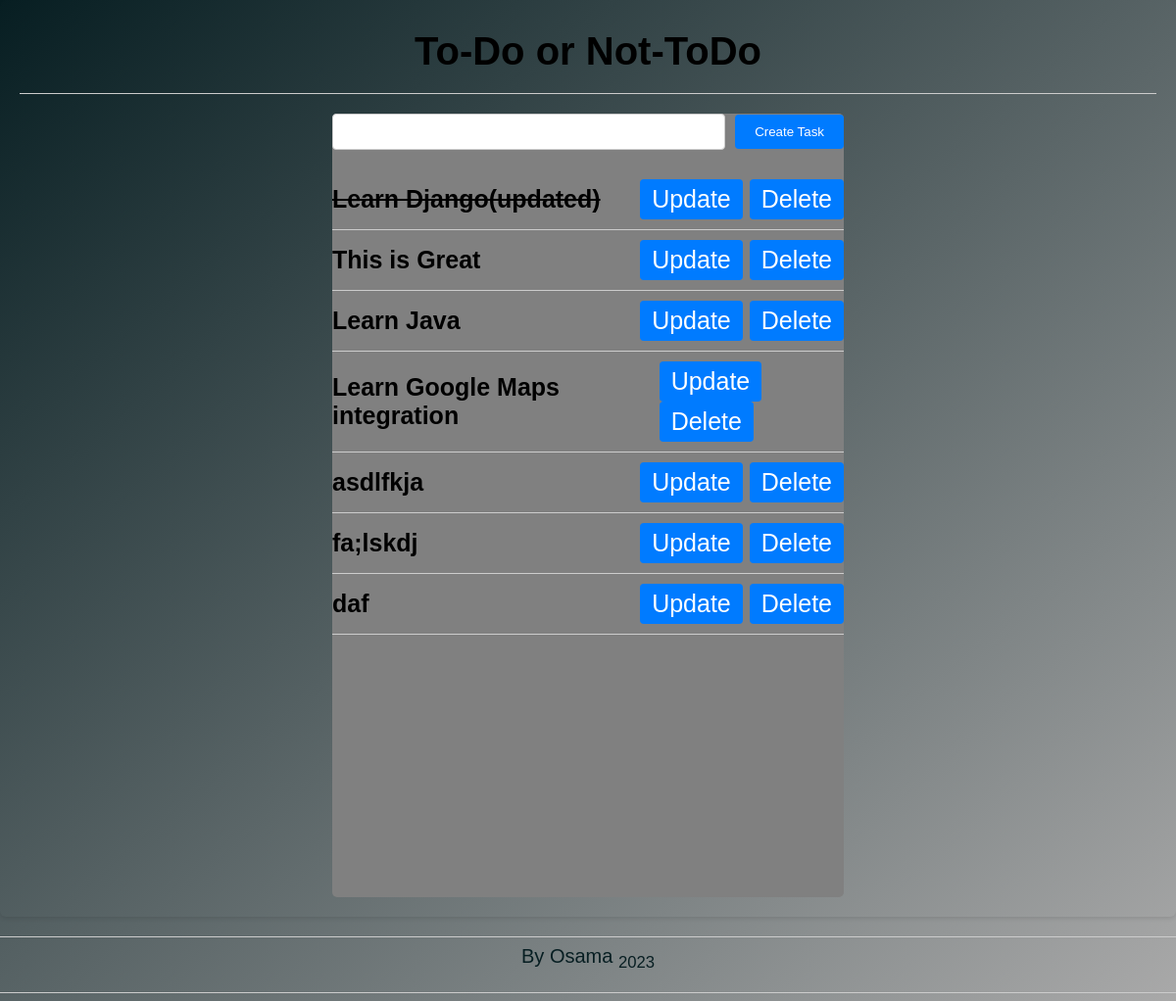
Before: / with the older database file.
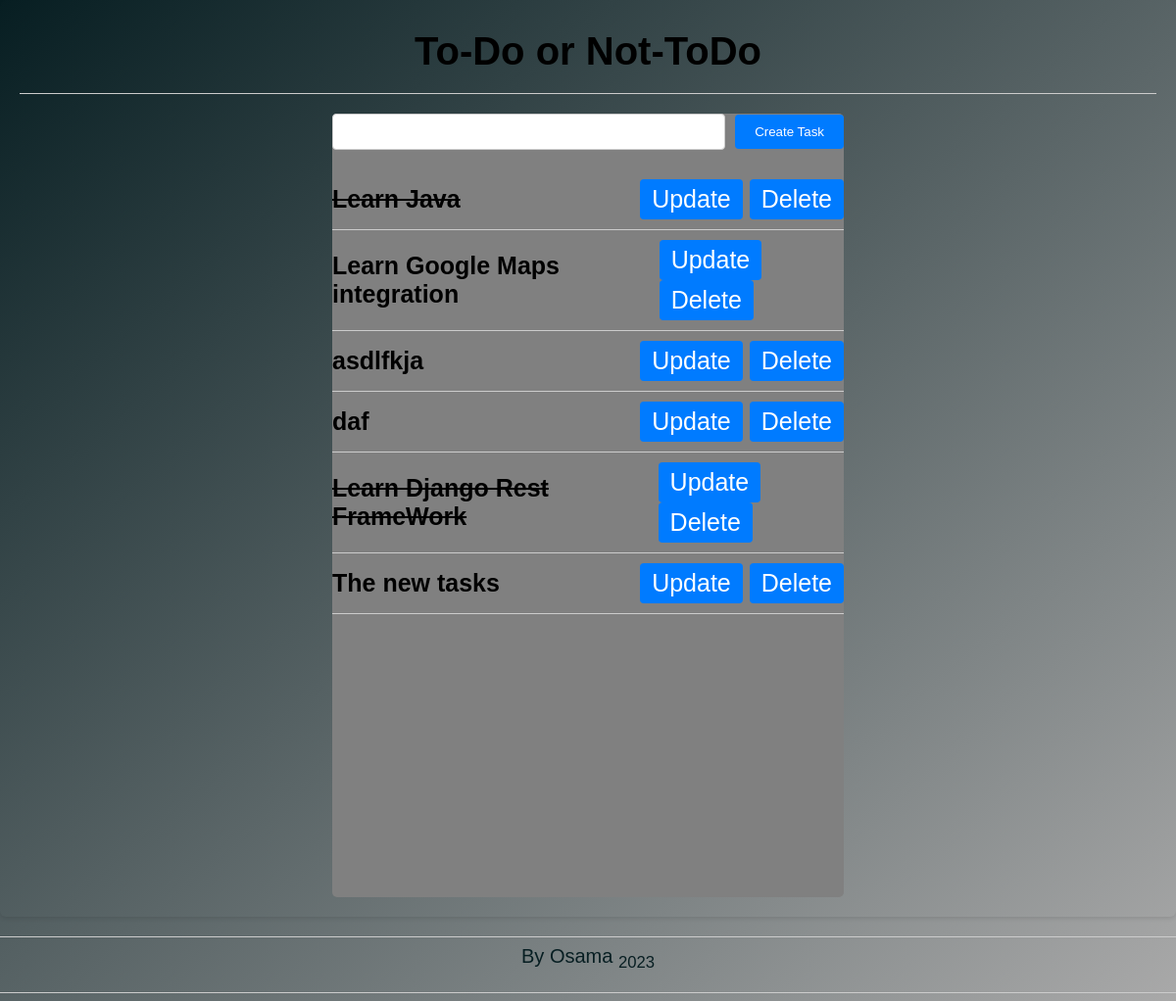
After: the same page with the newer database file.
### tasks/models.py (models this page shows, shortened)
class Task(models.Model):
    title = models.CharField(max_length=200)
    complete = models.BooleanField(default=False)
    created = models.DateTimeField(auto_now_add=True)

### tasks/views.py (the view)
# urls.py: path('', views.index, name="lists"),
def index(request):
    tasks = Task.objects.all()
    form = TaskForm()
    if request.method == 'POST':
        form = TaskForm(request.POST)
        if form.is_valid():
            form.save()
        return redirect('/')
    context = {'tasks': tasks, 'form': form}
    return render(request, 'lists.html', context)

### tasks/forms.py
class TaskForm(forms.ModelForm):
    class Meta:
        model = Task
        fields = '__all__'

### tasks/templates/lists.html (shortened to what this page needs)
{% load static %}
<!DOCTYPE html>
<html>
<head>
    <link rel="stylesheet" type="text/css" href="{% static 'css/style.css' %}">
</head>
<body>
    <div class="container">
    <h1>To-Do or Not-ToDo</h1>
    <hr>
    <div class="main">
    <form method="POST" action="/">
        {{ form.title }}
        <button type="submit">Create Task</button>
    </form>
    {% for task in tasks %}
        <div class="task">
            {% if task.complete == True %}
                <strike><b>{{ task.title }}</b></strike>
            {% else %}
                <b>{{ task.title }}</b>
            {% endif %}
            <span><a href="{% url 'update_task' task.id %}">Update</a>
            <a href="{% url 'deletions' task.id %}">Delete</a></span>
        </div>
    {% endfor %}
    </div>
</div>
    <hr>
    <div class="sub-footer"><span>By Osama <sub>2023</sub></span></div>
    <hr>
</body>
</html>

### tasks/static/css/style.css (style rules this page uses)
body, h1, h2, h3, ul, p { margin: 0; padding: 0; }
body { font-family: Arial, sans-serif; background: linear-gradient(to bottom right, #071e22 , darkgrey); }
.container { margin: 0 auto; padding: 20px; box-shadow: 0 2px 4px rgba(0, 0, 0, 0.1); border-radius: 6px; }
h1 { font-size: 40px; margin: 10px 0 10px; color: Black; text-align: center; }
form { display: flex; justify-content: space-between; align-items: center; margin-bottom: 20px; }
form input[type="text"] { flex: 1; padding: 10px; border: 1px solid #ccc; border-radius: 4px; margin-right: 10px; }
form button { padding: 10px 20px; background-color: #007bff; color: white; border: none; border-radius: 4px; cursor: pointer; transition: background-color 0.3s ease; }
.main { margin: 0 auto; margin-top: 20px; width: 45%; font-size: 25px; background-color: grey; border-radius: 5px; min-height: 100vh; }
.task { display: flex; align-items: center; justify-content: space-between; padding: 10px 0; border-bottom: 1px solid #ccc; }
.task a { text-decoration: none; display: inline-block; padding: 6px 12px; background-color: #007bff; color: white; border-radius: 4px; transition: background-color 0.3s ease; }
.sub-footer { text-align: center; font-size: 20px; color: #071e22; }
hr { margin-top: 20px; border: none; border-top: 1px solid #ccc; }

Changed rows visible on the page:
removed Task: title "Learn Django(updated)"
removed Task: title "This is Great"
removed Task: title "fa;lskdj"
changed Task "Learn Java": complete False → True (drawn)
added Task: title "Learn Django Rest FrameWork"
added Task: title "The new tasks"
